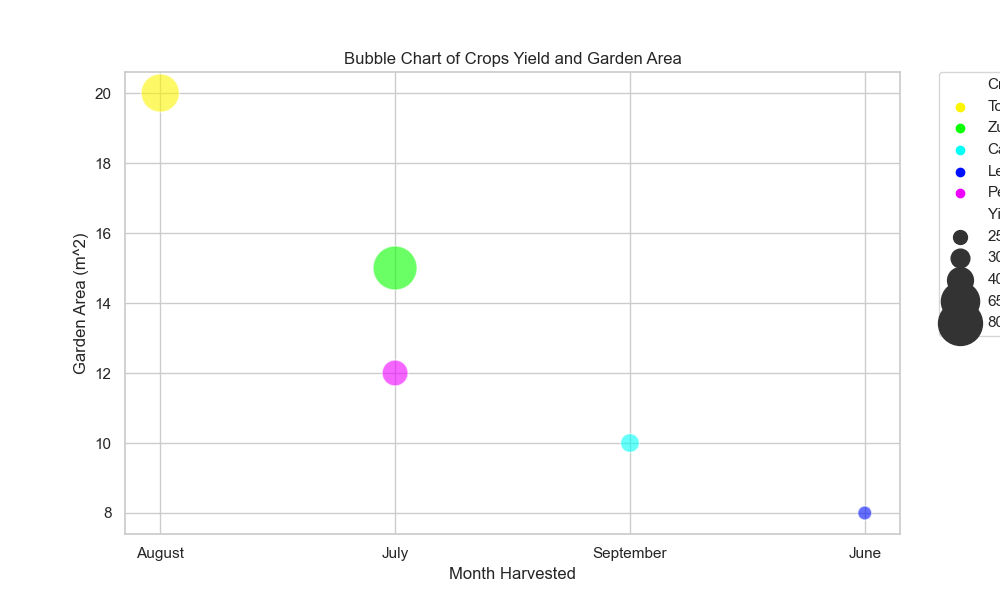

Generate this figure with Python:

import seaborn as sns
import matplotlib.pyplot as plt
import pandas as pd

# Given table data
data = [
    {'Crop': 'Tomatoes', 'Variety': 'Cherry', 'Month Harvested': 'August', 'Yield (kg)': 65, 'Garden Area (m^2)': 20},
    {'Crop': 'Zucchini', 'Variety': 'Green', 'Month Harvested': 'July', 'Yield (kg)': 80, 'Garden Area (m^2)': 15},
    {'Crop': 'Carrots', 'Variety': 'Nantes', 'Month Harvested': 'September', 'Yield (kg)': 30, 'Garden Area (m^2)': 10},
    {'Crop': 'Lettuce', 'Variety': 'Romaine', 'Month Harvested': 'June', 'Yield (kg)': 25, 'Garden Area (m^2)': 8},
    {'Crop': 'Peppers', 'Variety': 'Bell', 'Month Harvested': 'July', 'Yield (kg)': 40, 'Garden Area (m^2)': 12}
]

# Convert the data to a DataFrame
df = pd.DataFrame(data)

# Create a categorical palette to identify the crops
palette = sns.color_palette("hsv", len(df['Crop'].unique()))

# Map the crop names to the palette colors
color_map = {crop: color for crop, color in zip(df['Crop'].unique(), palette)}

# Create a bubble chart
plt.figure(figsize=(10, 6))
bubble = sns.scatterplot(
    data=df,
    x="Month Harvested",
    y="Garden Area (m^2)",
    size="Yield (kg)",
    hue="Crop",
    palette=color_map,
    alpha=0.6,
    sizes=(100, 1000),  # Range of circle sizes
    legend="full"
)

# Adjust the y-axis label
plt.ylabel('Garden Area (m^2)')

# Add a title
plt.title('Bubble Chart of Crops Yield and Garden Area')

# Position the legend outside of the plot/figure
plt.legend(bbox_to_anchor=(1.05, 1), loc='upper left', borderaxespad=0.)

# Show the plot
plt.show()
